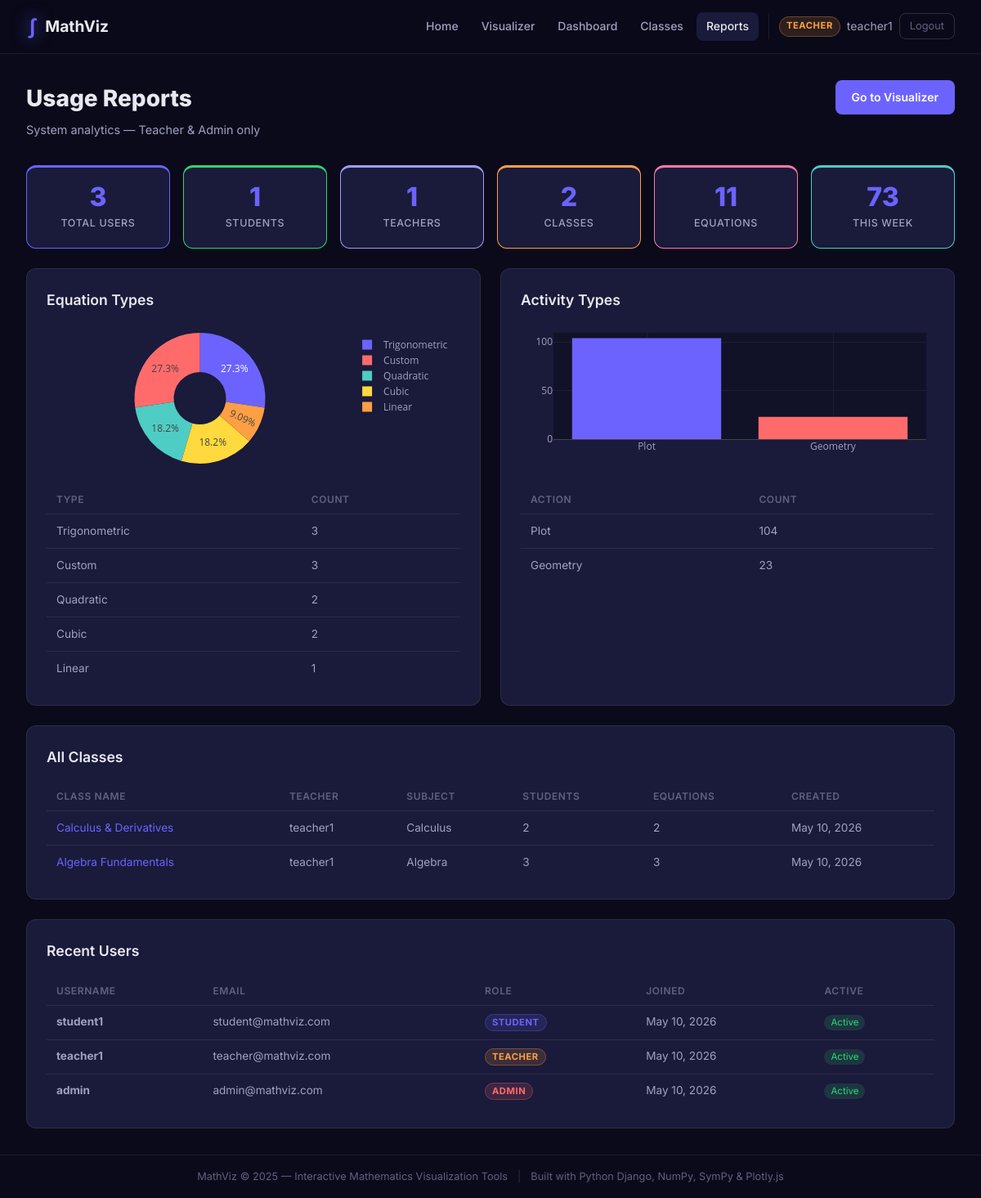
/reports/ (signed in), run on the app's committed database.
### accounts/models.py (models this page shows, shortened)
class CustomUser(AbstractUser):
    role = models.CharField(max_length=10, choices=ROLE_CHOICES, default='student')
    bio = models.TextField(blank=True)
    created_at = models.DateTimeField(auto_now_add=True)
    def is_teacher(self):
        return self.role == 'teacher' or self.is_superuser

### visualizer/models.py (models this page shows, shortened)
class Classroom(models.Model):
    name = models.CharField(max_length=200)
    description = models.TextField(blank=True)
    subject = models.CharField(max_length=100, blank=True)
    teacher = models.ForeignKey(
        CustomUser, on_delete=models.CASCADE, related_name='taught_classes'
    )
    join_code = models.CharField(max_length=10, unique=True)
    banner_color = models.CharField(max_length=7, default='#6c63ff')
    is_active = models.BooleanField(default=True)
    created_at = models.DateTimeField(auto_now_add=True)
    updated_at = models.DateTimeField(auto_now=True)
    class Meta:
        ordering = ['-created_at']

### visualizer/views.py (the view)
# urls.py: path('reports/', views.reports, name='reports'),
@teacher_required
def reports(request):
    from accounts.models import CustomUser
    total_users = CustomUser.objects.count()
    total_students = CustomUser.objects.filter(role='student').count()
    total_teachers = CustomUser.objects.filter(role='teacher').count()
    total_classes = Classroom.objects.count()
    total_equations = Equation.objects.count()
    total_logs = UsageLog.objects.count()
    week_ago = timezone.now() - timedelta(days=7)
    recent_activity = UsageLog.objects.filter(timestamp__gte=week_ago).count()
    type_counts = Equation.objects.values('equation_type').annotate(count=Count('id')).order_by('-count')
    recent_users = CustomUser.objects.order_by('-date_joined')[:10]
    all_classes = Classroom.objects.annotate(
        member_count=Count('memberships'),
        eq_count=Count('equations'),
    ).select_related('teacher').order_by('-created_at')[:20]
    action_counts = UsageLog.objects.values('action').annotate(count=Count('id')).order_by('-count')
    context = {
        'total_users': total_users,
        'total_students': total_students,
        'total_teachers': total_teachers,
        'total_classes': total_classes,
        'total_equations': total_equations,
        'total_logs': total_logs,
        'recent_activity': recent_activity,
        'type_counts': type_counts,
        'recent_users': recent_users,
        'all_classes': all_classes,
        'action_counts': action_counts,
    }
    return render(request, 'visualizer/reports.html', context)

### templates/visualizer/reports.html (shortened to what this page needs)
{% extends 'base.html' %}
{% load static %}
{% block content %}
<div class="page-container">
    <div class="page-header">
        <div>
            <h1>Usage Reports</h1>
            <p class="page-subtitle">System analytics — Teacher &amp; Admin only</p>
        </div>
        <a href="{% url 'visualizer' %}" class="btn-primary">Go to Visualizer</a>
    </div>
    <div class="stats-row">
        <div class="stat-card accent-blue"><div class="stat-number">{{ total_users }}</div><div class="stat-label">Total Users</div></div>
        <div class="stat-card accent-green"><div class="stat-number">{{ total_students }}</div><div class="stat-label">Students</div></div>
        <div class="stat-card accent-purple"><div class="stat-number">{{ total_teachers }}</div><div class="stat-label">Teachers</div></div>
        <div class="stat-card accent-orange"><div class="stat-number">{{ total_classes }}</div><div class="stat-label">Classes</div></div>
        <div class="stat-card accent-pink"><div class="stat-number">{{ total_equations }}</div><div class="stat-label">Equations</div></div>
        <div class="stat-card accent-teal"><div class="stat-number">{{ recent_activity }}</div><div class="stat-label">This Week</div></div>
    </div>
    <div class="reports-grid">
        <div class="report-section">
            <h2>Equation Types</h2>
            <div id="typeChart" class="chart-container-sm"></div>
            {% if type_counts %}
            <table class="data-table">
                <thead><tr><th>Type</th><th>Count</th></tr></thead>
                <tbody>{% for t in type_counts %}<tr><td>{{ t.equation_type|capfirst }}</td><td>{{ t.count }}</td></tr>{% endfor %}</tbody>
            </table>
            {% else %}<p class="text-muted">No equations yet.</p>{% endif %}
        </div>
        <div class="report-section">
            <h2>Activity Types</h2>
            <div id="actionChart" class="chart-container-sm"></div>
            {% if action_counts %}
            <table class="data-table">
                <thead><tr><th>Action</th><th>Count</th></tr></thead>
                <tbody>{% for a in action_counts %}<tr><td>{{ a.action|capfirst }}</td><td>{{ a.count }}</td></tr>{% endfor %}</tbody>
            </table>
            {% else %}<p class="text-muted">No activity yet.</p>{% endif %}
        </div>
    </div>
    <div class="report-section full-width" style="margin-top:1.5rem">
        <h2>All Classes</h2>
        <table class="data-table">
            <thead><tr><th>Class Name</th><th>Teacher</th><th>Subject</th><th>Students</th><th>Equations</th><th>Created</th></tr></thead>
            <tbody>
            {% for cls in all_classes %}
            <tr>
                <td><a href="{% url 'class_detail' cls.id %}" class="table-link">{{ cls.name }}</a></td>
                <td>{{ cls.teacher.username }}</td>
                <td>{{ cls.subject|default:"—" }}</td>
                <td>{{ cls.member_count }}</td>
                <td>{{ cls.eq_count }}</td>
                <td>{{ cls.created_at|date:"M d, Y" }}</td>
            </tr>
            {% endfor %}
            </tbody>
        </table>
    </div>
    <div class="report-section full-width" style="margin-top:1.5rem">
        <h2>Recent Users</h2>
        <table class="data-table">
            <thead><tr><th>Username</th><th>Email</th><th>Role</th><th>Joined</th><th>Active</th></tr></thead>
            <tbody>
            {% for u in recent_users %}
            <tr>
                <td><strong>{{ u.username }}</strong></td>
                <td>{{ u.email|default:"—" }}</td>
                <td><span class="user-badge {{ u.role }}">{{ u.get_role_display }}</span></td>
                <td>{{ u.date_joined|date:"M d, Y" }}</td>
                <td>{% if u.is_active %}<span class="badge-active">Active</span>{% else %}<span class="badge-inactive">Inactive</span>{% endif %}</td>
            </tr>
            {% endfor %}
            </tbody>
        </table>
    </div>
</div>
{% endblock %}

### templates/base.html (shortened to what this page needs)
<!DOCTYPE html>
<html lang="en">
<head>
    {% load static %}
    <link rel="stylesheet" href="{% static 'css/style.css' %}">
</head>
<body class="{% block body_class %}{% endblock %}">
<nav class="navbar">
    <a href="{% url 'home' %}" class="nav-brand">
        <span class="brand-icon">∫</span>
        <span class="brand-text">MathViz</span>
    </a>
    <div class="nav-links">
        <a href="{% url 'home' %}" class="nav-link {% if request.resolver_match.url_name == 'home' %}active{% endif %}">Home</a>
        <a href="{% url 'visualizer' %}" class="nav-link {% if request.resolver_match.url_name == 'visualizer' %}active{% endif %}">Visualizer</a>
        {% if user.is_authenticated %}
            <a href="{% url 'dashboard' %}" class="nav-link {% if request.resolver_match.url_name == 'dashboard' %}active{% endif %}">Dashboard</a>
            <a href="{% url 'classes_home' %}" class="nav-link {% if 'class' in request.resolver_match.url_name %}active{% endif %}">Classes</a>
            {% if user.is_teacher or user.is_superuser %}
                <a href="{% url 'reports' %}" class="nav-link {% if request.resolver_match.url_name == 'reports' %}active{% endif %}">Reports</a>
            {% endif %}
            <div class="nav-user">
                <span class="user-badge {{ user.role }}">{{ user.get_role_display }}</span>
                <span class="username">{{ user.username }}</span>
                <a href="{% url 'logout' %}" class="btn-logout">Logout</a>
            </div>
        {% else %}
            <a href="{% url 'login' %}" class="nav-link">Login</a>
            <a href="{% url 'register' %}" class="btn-register">Get Started</a>
        {% endif %}
    </div>
</nav>
<main class="main-content">
    {% block content %}{% endblock %}
</main>
<footer class="footer">
    <div class="footer-inner">
        <span>MathViz &copy; 2025 — Interactive Mathematics Visualization Tools</span>
        <span class="footer-sep">|</span>
        <span>Built with Python Django, NumPy, SymPy &amp; Plotly.js</span>
    </div>
</footer>
</body>
</html>

### data on the page
CustomUser: role "TEACHER", username "teacher1", email "teacher@mathviz.com", date_joined "May 10, 2026", is_active "Active"
Classroom: name "Calculus & Derivatives", teacher.username "teacher1", subject "Calculus", member_count "2", eq_count "2", created_at "May 10, 2026"
Classroom: name "Algebra Fundamentals", teacher.username "teacher1", subject "Algebra", member_count "3", eq_count "3", created_at "May 10, 2026"
CustomUser: username "student1", email "student@mathviz.com", role "STUDENT", date_joined "May 10, 2026", is_active "Active"
CustomUser: username "admin", email "admin@mathviz.com", role "ADMIN", date_joined "May 10, 2026", is_active "Active"

### other printed values
{{ total_users }} "3"
{{ total_students }} "1"
{{ total_teachers }} "1"
{{ total_classes }} "2"
{{ total_equations }} "11"
{{ recent_activity }} "73"
{{ t.equation_type|capfirst }} "Trigonometric" "Custom" "Quadratic" "Cubic" "Linear"
{{ t.count }} "3" "3" "2" "2" "1"
{{ a.action|capfirst }} "Plot" "Geometry"
{{ a.count }} "104" "23"
